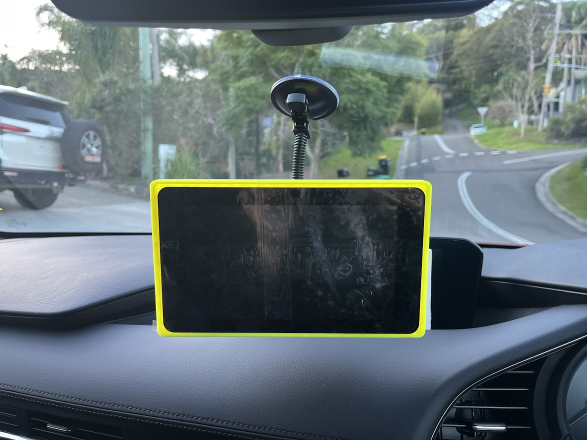
#> input picture IMG_0136 (1).JPG, 1173 x 880 px (shown at 1/2 size)
$ python -i main.py   (imports and definitions only)
#> lines starting #> are read from the running program, lines starting #| are printed output that depends on the picture; after the words box and inside, x2 and y2 are one past the last pixel; in counts of white or black regions, pixels touching at a corner belong together

import numpy as np
from numpy import ones,vstack
from numpy.linalg import lstsq
from PIL import ImageGrab
import cv2
from statistics import mean

def roi(image, vertices): #region of interests
    mask = np.zeros_like(image)
    cv2.fillPoly(mask, vertices, 255)
    masked = cv2.bitwise_and(image, mask)
    return masked

def draw_lines(image, lines, color=[0,255,255], thickness=5):

    # if this fails, go with some default line
    try:

        # finds the maximum y value for a lane marker
        # (since we cannot assume the horizon will always be at the same point.)

        ys = []
        for i in lines:
            for ii in i:
                ys += [ii[1],ii[3]]
        min_y = min(ys)
        max_y = 600
        new_lines = []
        line_dict = {}

        for idx,i in enumerate(lines):
            for xyxy in i:
                # These four lines:
                # modified from http://stackoverflow.com/questions/21565994/method-to-return-the-equation-of-a-straight-line-given-two-points
                # Used to calculate the definition of a line, given two sets of coords.
                x_coords = (xyxy[0],xyxy[2])
                y_coords = (xyxy[1],xyxy[3])
                A = vstack([x_coords,ones(len(x_coords))]).T
                m, b = lstsq(A, y_coords)[0]

                # Calculating our new, and improved, xs
                x1 = (min_y-b) / m
                x2 = (max_y-b) / m

                line_dict[idx] = [m,b,[int(x1), min_y, int(x2), max_y]]
                new_lines.append([int(x1), min_y, int(x2), max_y])

        final_lanes = {}

        for idx in line_dict:
            final_lanes_copy = final_lanes.copy()
            m = line_dict[idx][0]
            b = line_dict[idx][1]
            line = line_dict[idx][2]

            if len(final_lanes) == 0:
                final_lanes[m] = [ [m,b,line] ]

            else:
                found_copy = False

                for other_ms in final_lanes_copy:

                    if not found_copy:
                        if abs(other_ms*1.2) > abs(m) > abs(other_ms*0.8):
                            if abs(final_lanes_copy[other_ms][0][1]*1.2) > abs(b) > abs(final_lanes_copy[other_ms][0][1]*0.8):
                                final_lanes[other_ms].append([m,b,line])
                                found_copy = True
                                break
                        else:
                            final_lanes[m] = [ [m,b,line] ]

        line_counter = {}

        for lanes in final_lanes:
            line_counter[lanes] = len(final_lanes[lanes])

        top_lanes = sorted(line_counter.items(), key=lambda item: item[1])[::-1][:2]

        lane1_id = top_lanes[0][0]
        lane2_id = top_lanes[1][0]

        def average_lane(lane_data):
            x1s = []
            y1s = []
            x2s = []
            y2s = []
            for data in lane_data:
                x1s.append(data[2][0])
                y1s.append(data[2][1])
                x2s.append(data[2][2])
                y2s.append(data[2][3])
            return int(mean(x1s)), int(mean(y1s)), int(mean(x2s)), int(mean(y2s))

        l1_x1, l1_y1, l1_x2, l1_y2 = average_lane(final_lanes[lane1_id])
        l2_x1, l2_y1, l2_x2, l2_y2 = average_lane(final_lanes[lane2_id])

        return [l1_x1, l1_y1, l1_x2, l1_y2], [l2_x1, l2_y1, l2_x2, l2_y2]
    except Exception as e:
        print(str(e))


def process_img(image):
    processed_image = cv2.cvtColor(image , cv2.COLOR_BGR2GRAY)
    processed_image = cv2.Canny(processed_image, threshold1=200, threshold2=300)
    processed_image = cv2.GaussianBlur(processed_image, (5,5),0)
    vertices = np.array([[10,500],[10,300], [300,200], [500,200], [800,300],[800,500]], np.int32)
    processed_image = roi(processed_image, [vertices])

    lines = cv2.HoughLinesP(processed_image, 1, np.pi/180, 180, np.array([]), 100, 5)
    try:
        l1, l2 = draw_lines(image,lines)
        cv2.line(image, (l1[0], l1[1]), (l1[2], l1[3]), [0,255,0], 30)
        cv2.line(image, (l2[0], l2[1]), (l2[2], l2[3]), [0,255,0], 30)
    except Exception as e:
        print(str(e))
        pass
    try:
        for coords in lines:
            coords = coords[0]
            try:
                cv2.line(image, (coords[0], coords[1]), (coords[2], coords[3]), [255,0,0], 3)


            except Exception as e:
                print(str(e))
    except Exception as e:
        pass


    return processed_image

#streaming the screen
# [10 lines not run here, left out]

>>> import cv2
>>> picture = cv2.imread('IMG_0136 (1).JPG')
#> picture is the input picture: shape (880, 1173, 3); mean B, G, R 112.5, 109.4, 97.2
>>> result = process_img(picture)
#> in process_img, `processed_image = cv2.cvtColor(image , cv2.COLOR_BGR2GRAY)`:
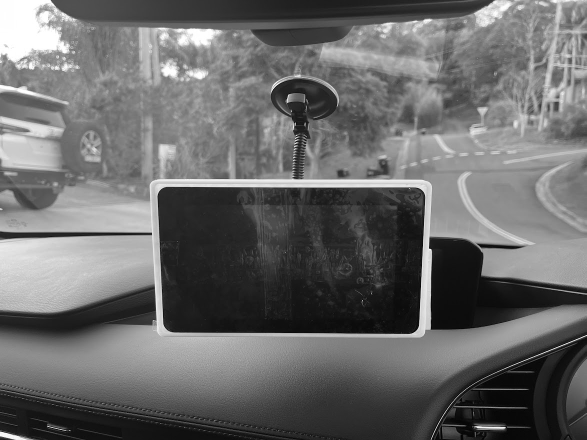
#> processed_image: shape (880, 1173) (shown at 1/2 size); min 1, max 255, mean 106.1
#> in process_img, `processed_image = cv2.Canny(processed_image, threshold1=200, threshold..`:
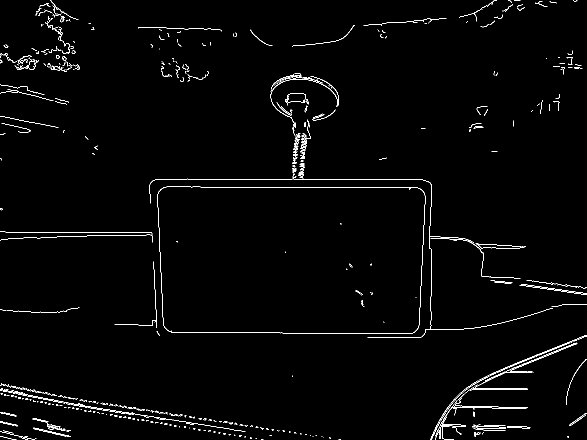
#> processed_image: shape (880, 1173) (shown at 1/2 size); 1.6% white in thin lines or dots
#> in process_img, `processed_image = cv2.GaussianBlur(processed_image, (5,5),0)`:
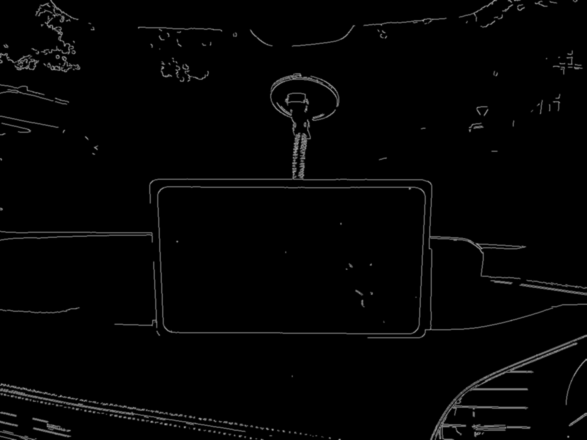
#> processed_image: shape (880, 1173) (shown at 1/2 size); min 0, max 169, mean 4.1
#> in roi, `cv2.fillPoly(mask, vertices, 255)`:
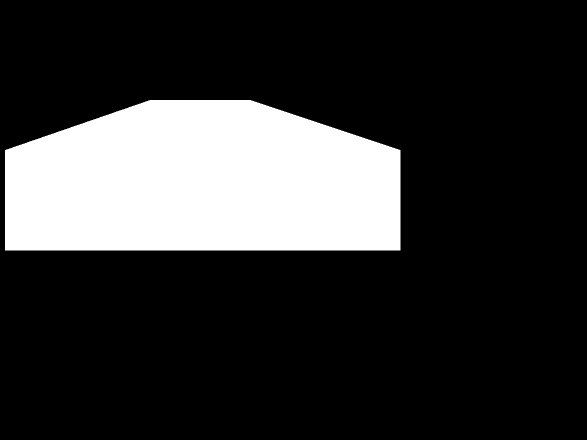
#> mask: shape (880, 1173) (shown at 1/2 size); 20.2% white; 1 white region, box (x1, y1, x2, y2) and area: (10, 200, 801, 501) 208491
#> in roi, `masked = cv2.bitwise_and(image, mask)`:
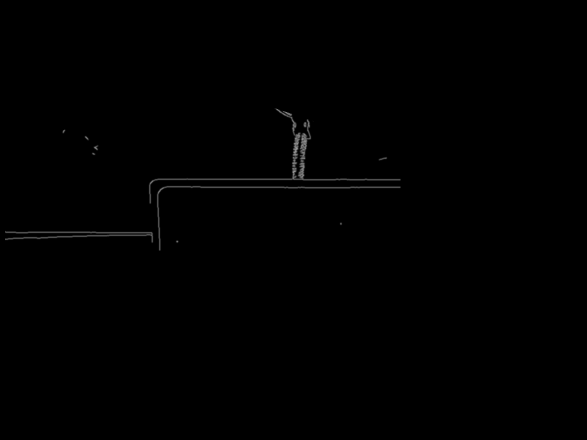
#> masked: shape (880, 1173) (shown at 1/2 size); min 0, max 165, mean 0.7
#> in process_img, `lines = cv2.HoughLinesP(processed_image, 1, np.pi/180, 180, np.array([..`: lines = 18 rows, first 6: [306, 358, 800, 358], [303, 359, 800, 359], [324, 373, 800, 373], [321, 375, 800, 375], [302, 360, 800, 360], [322, 374, 800, 374]
#> the loop in draw_lines, `for i in lines:` made 18 passes
#> i on passes 1 to 12: [[306, 358, 800, 358]], [[303, 359, 800, 359]], [[324, 373, 800, 373]], [[321, 375, 800, 375]], [[302, 360, 800, 360]], [[322, 374, 800, 374]], [[308, 357, 800, 357]], [[399, 376, 800, 376]], [[327, 372, 577, 372]], [[313, 356, 608, 356]], [[10, 479, 206, 469]], [[10, 462, 306, 468]]
#> after the loop in draw_lines, `for i in lines:`: ys = 36 values, max 479 at index 20, min 356 at index 18, mean 405.9
#> in draw_lines, `min_y = min(ys)`: min_y = 356
#> the loop in draw_lines, `for idx,i in enumerate(lines):` made 18 passes
#> after the loop in draw_lines, `for idx,i in enumerate(lines):`: line_dict = 18 items
#> the loop in draw_lines, `for idx in line_dict:` made 18 passes
#> (m, b, line) on passes 1 to 10: (5.1e-17, 358, [-39240724311980960, 356, 4748127641749967872, 600]), (1.48e-16, 359, [-20253326856962468, 356, 1627017257509380608, 600]), (1.76e-16, 373, [-96628968722244992, 356, 1290280935291163136, 600]), (-8.01e-17, 375, [237233740520355616, 356, -2809346927214737408, 600]), (1.6e-16, 360, [-24974204391483584, 356, 1498452263489036544, 600]), (1.19e-16, 374, [-151571325891943296, 356, 1903062202865497344, 600]), (5.23e-17, 357, [-19111058923798144, 356, 4643987318484008960, 600]), (2.58e-17, 376, [-775208977144789760, 356, 8682340544021753856, 600]), (3.76e-16, 372, [-42526733683106656, 356, 606005954984272128, 600]), (-6.61e-17, 356, [0, 356, -3692812972300574208, 600])
#> after the loop in draw_lines, `for idx in line_dict:`: final_lanes = 17 items
#> the loop in draw_lines, `for lanes in final_lanes:` made 17 passes
#> lanes on passes 1 to 12: 5.1e-17, 1.48e-16, 1.76e-16, -8.01e-17, 1.6e-16, 1.19e-16, 2.58e-17, 3.76e-16, -6.61e-17, -0.051, 0.0203, -0.0483
#> in draw_lines, `top_lanes = sorted(line_counter.items(), key=lambda item: item[1])[::-..`: top_lanes = [(1.48e-16, 4), (0.0203, 2)]
#> in draw_lines, `lane1_id = top_lanes[0][0]`: lane1_id = 1.48e-16
#> in draw_lines, `lane2_id = top_lanes[1][0]`: lane2_id = 0.0203
#> in draw_lines, `l1_x1, l1_y1, l1_x2, l1_y2 = average_lane(final_lanes[lane1_id])`: l1_x1 = -73356956465658585; l1_y1 = 356; l1_x2 = 1579703164788769408; l1_y2 = 600
#> in draw_lines, `l2_x1, l2_y1, l2_x2, l2_y2 = average_lane(final_lanes[lane2_id])`: l2_x1 = 545; l2_y1 = 356; l2_x2 = 138; l2_y2 = 600
#> in process_img, `l1, l2 = draw_lines(image,lines)`: l1 = [-73356956465658585, 356, 1579703164788769408, 600]; l2 = [545, 356, 138, 600]
#> the loop in process_img, `for coords in lines:` made 18 passes
#> after the loop in process_img, `for coords in lines:`:
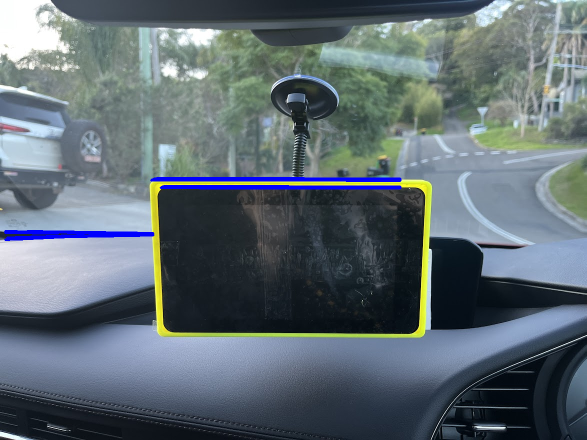
#> image: shape (880, 1173, 3) (shown at 1/2 size); 1.21% of pixels changed, all inside (x1, y1, x2, y2) = (8, 354, 803, 482)

$ run again, on 171213-one-way-bridge2.jpg
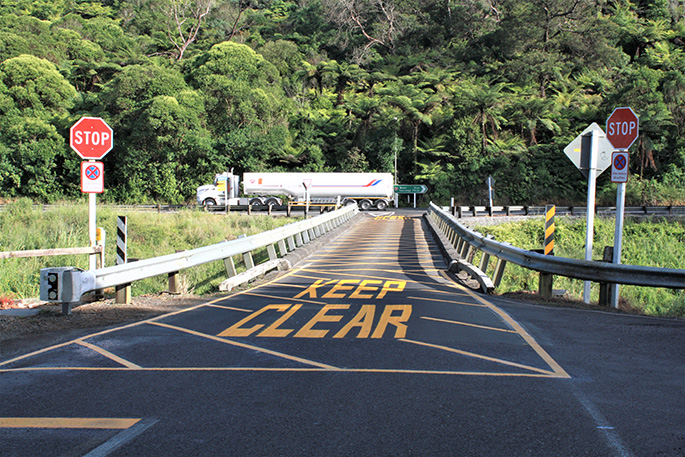
#> input picture 171213-one-way-bridge2.jpg, 685 x 457 px
#> picture is the input picture: shape (457, 685, 3); mean B, G, R 90.1, 103.9, 97.4
#> in process_img, `processed_image = cv2.Canny(processed_image, threshold1=200, threshold..`:
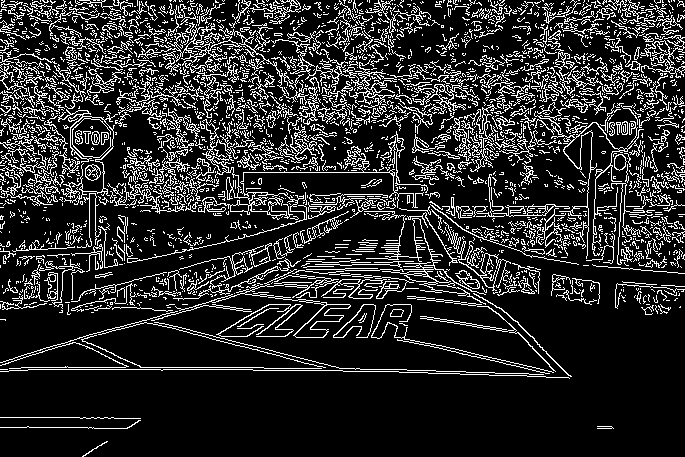
#> processed_image: shape (457, 685); 16.7% white in thin lines or dots
#> mask: shape (457, 685); 48.9% white; 1 white region, box (x1, y1, x2, y2) and area: (10, 200, 685, 457) 153191
#> lines = 98 rows, first 6: [10, 306, 542, 269], [564, 264, 667, 256], [294, 278, 437, 266], [70, 293, 542, 268], [10, 307, 261, 289], [295, 289, 541, 272]
#> the loop in draw_lines, `for i in lines:` made 98 passes
#> after the loop in draw_lines, `for i in lines:`: ys = 196 values, max 374 at index 103, min 200 at index 177, mean 281.4
#> min_y = 200
#> the loop in draw_lines, `for idx,i in enumerate(lines):` made 98 passes
#> after the loop in draw_lines, `for idx,i in enumerate(lines):`: line_dict = 98 items; new_lines = 98 items, first 6: [1534, 200, -4217, 600], [1387, 200, -3761, 600], [1223, 200, -3543, 600], [1825, 200, -5726, 600], [1502, 200, -4075, 600], [1582, 200, -4205, 600]
#> the loop in draw_lines, `for idx in line_dict:` made 98 passes
#> (m, b, line) on passes 1 to 6: (-0.0695, 306.7, [1534, 200, -4217, 600]), (-0.0777, 307.8, [1387, 200, -3761, 600]), (-0.0839, 302.7, [1223, 200, -3543, 600]), (-0.053, 296.7, [1825, 200, -5726, 600]), (-0.0717, 307.7, [1502, 200, -4075, 600]), (-0.0691, 309.4, [1582, 200, -4205, 600])
#> after the loop in draw_lines, `for idx in line_dict:`: final_lanes = 83 items
#> the loop in draw_lines, `for lanes in final_lanes:` made 83 passes
#> lanes on passes 1 to 8: -0.0695, -0.0839, -0.053, -1.38e-16, -0.124, -0.1, -0.055, -0.13
#> top_lanes = [(-0.124, 23), (-0.211, 16)]
#> lane1_id = -0.124
#> lane2_id = -0.211
#> the loop in average_lane, `for data in lane_data:` made 23 passes
#> data on passes 1 to 8: [-0.124, 307.6, [864, 200, -2348, 600]], [-0.13, 300, [771, 200, -2314, 600]], [-0.123, 301.4, [822, 200, -2422, 600]], [-0.13, 303.6, [797, 200, -2279, 600]], [-0.133, 297, [730, 200, -2281, 600]], [-0.103, 296, [935, 200, -2964, 600]], [-0.122, 295, [779, 200, -2502, 600]], [-0.122, 296.7, [790, 200, -2479, 600]]
#> after the loop in average_lane, `for data in lane_data:`: x1s = [864, 771, 822, 797, 730, 935, 779, 790, 738, 1161, 853, 1285, 681, 889, 692, 1511, 711, 745, 707, 1467, 866, 787, 762]; x2s = [-2348, -2314, -2422, -2279, -2281, -2964, -2502, -2479, -2082, -1723, -2365, -1914, -2142, -2790, -2232, -2180, -2111, -2329, -2234, -2299, -2489, -2537, -2413]; y1s = [200, 200, 200, 200, 200, 200, 200, 200, 200, 200, 200, 200, 200, 200, 200, 200, 200, 200, 200, 200, 200, 200, 200]; y2s = [600, 600, 600, 600, 600, 600, 600, 600, 600, 600, 600, 600, 600, 600, 600, 600, 600, 600, 600, 600, 600, 600, 600]
#> l1_x1 = 884; l1_y1 = 200; l1_x2 = -2323; l1_y2 = 600
#> the loop in average_lane (call 2), `for data in lane_data:` made 16 passes
#> data on passes 1 to 8: [-0.211, 304.7, [496, 200, -1400, 600]], [0.213, 252, [-244, 200, 1634, 600]], [-0.212, 305.8, [499, 200, -1389, 600]], [-0.191, 303.3, [540, 200, -1550, 600]], [-0.19, 303.8, [546, 200, -1558, 600]], [-0.223, 290.6, [405, 200, -1385, 600]], [-0.195, 303.9, [533, 200, -1521, 600]], [0.228, 249.6, [-217, 200, 1537, 600]]
#> l2_x1 = 164; l2_y1 = 200; l2_x2 = -118; l2_y2 = 600
#> l1 = [884, 200, -2323, 600]; l2 = [164, 200, -118, 600]
#> the loop in process_img, `for coords in lines:` made 98 passes
#> after the loop in process_img, `for coords in lines:`:
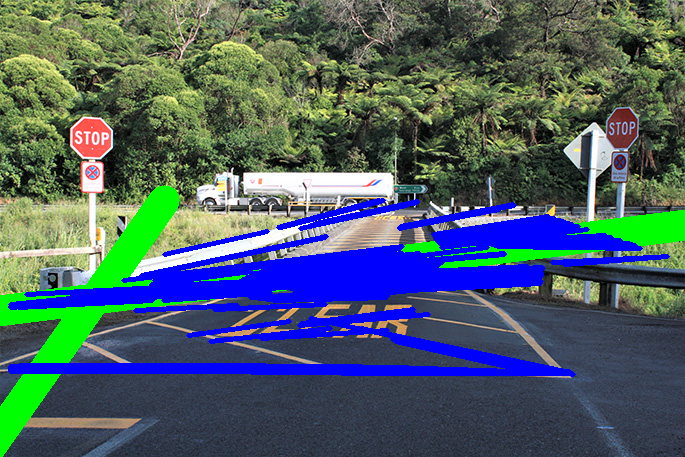
#> image: shape (457, 685, 3); mean B, G, R 101.7, 93.9, 75.8
